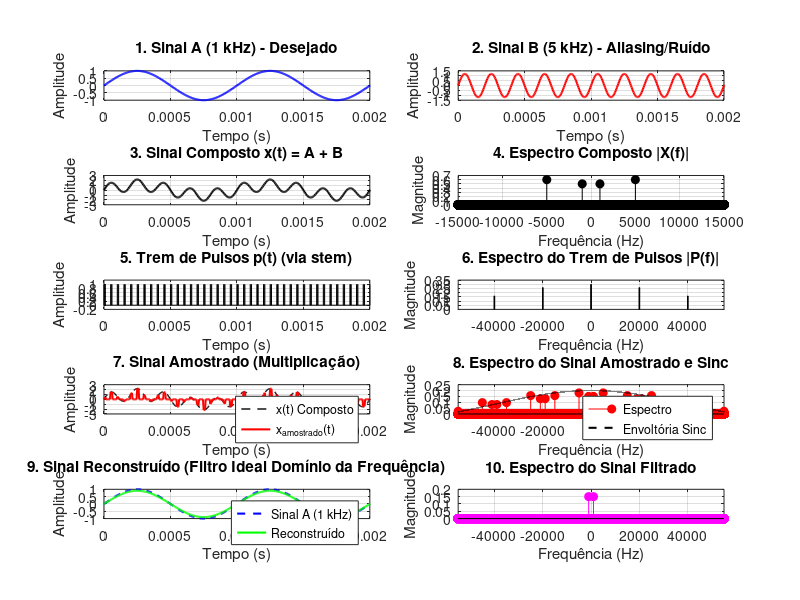

Write the MATLAB code that produced this figure.
clear;
clc;
close all;
pkg load signal; % Remova ou comente esta linha se estiver usando MATLAB

%% 1. PARÂMETROS DO SINAL E DA SIMULAÇÃO
f1 = 1e3;                   % Senoide 1 (1 kHz) - Sinal Desejado
f2 = 5e3;                   % Senoide 2 (5 kHz) - Sinal Indesejado (Ruído/Aliasing)
A1 = 1.0;                   % Amplitude da senoide 1
A2 = 1.2;                   % Amplitude da senoide 2

fAnalog = 2e5;              % Frequência analógica simulada (200 kHz)
Ta = 1/fAnalog;             % Período de amostragem analógico
tempoTotal = 1;             % Tempo total de simulação (1s)
t = 0:Ta:tempoTotal-Ta;     % Vetor de tempo "contínuo"
nPAnalog = length(t);       % Número total de pontos analógicos

fs = 20e3;                  % Frequência de amostragem ajustada (20 kHz)
Ts = 1/fs;                  % Período de amostragem

% Sinais Individuais e Composto
sinalA = A1*sin(2*pi*f1*t);
sinalB = A2*sin(2*pi*f2*t);
sinalComposto = sinalA + sinalB;

%% 2. GERAÇÃO DOS SINAIS DE AMOSTRAGEM
kPasso = round(Ts/Ta);
d = (1/3) * Ts;             % Largura do pulso de retenção alterada para 1/3 de Ts
numPontosPulso = round(d/Ta);

% Trem de Pulsos Retangulares (Amostrador Prático)
tremPulsos = zeros(1, nPAnalog);
for i = 0 : floor(nPAnalog/kPasso) - 1
    idx = i*kPasso + 1;
    if idx <= nPAnalog
        idx_fim = min(idx + numPontosPulso - 1, nPAnalog);
        tremPulsos(idx:idx_fim) = 1;
    end
end

%% 3. AMOSTRAGEM
sinalFlatTop = sinalComposto .* tremPulsos;

%% 4. ANÁLISE ESPECTRAL (FFT)
f = (-nPAnalog/2 : nPAnalog/2 - 1) * (fAnalog / nPAnalog);

sinalCompostoFFT = fftshift(fft(sinalComposto)) / nPAnalog;
tremPulsosFFT = fftshift(fft(tremPulsos)) / nPAnalog;

% Corrigido: Usar a FFT direta do sinal em vez da convolução para manter o vetor do mesmo tamanho
sinalFlatTopFFT = fftshift(fft(sinalFlatTop)) / nPAnalog;

% Envoltória Teórica H(f) = (d/Ts) * sinc(f * d) do Efeito de Abertura
H_teorico = (d/Ts) * sinc(f * d);

%% 5. FILTRAGEM IDEAL NO DOMÍNIO DA FREQUÊNCIA
fCorte = 3e3;                         % Frequência de corte (3 kHz)

% 5.1. FFT do sinal amostrado (sem shift, para facilitar a aplicação do filtro)
X_k = fft(sinalFlatTop);
filter_ideal = zeros(1, nPAnalog);

% 5.2. Criar manualmente o filtro passa-baixa ideal
for i = 1:nPAnalog
    % Frequência correspondente ao índice atual da FFT
    f_atual = (i - 1) * (fAnalog / nPAnalog);

    % Permite as frequências abaixo do corte ou as frequências espelhadas (Nyquist a fs)
    if f_atual <= fCorte || f_atual >= (fAnalog - fCorte)
        filter_ideal(i) = 1;
    else
        filter_ideal(i) = 0;  % Bloqueia as frequências acima do corte
    end
end

% 5.3. Aplicar o filtro no domínio da frequência
X_k_filtered = X_k .* filter_ideal;

% 5.4. Regressar ao domínio do tempo com IFFT (retirando pequenos resíduos imaginários com 'real')
sinalFiltrado = real(ifft(X_k_filtered));

% 5.5. Compensação de Amplitude
% O duty cycle reduz a energia do sinal, então multiplicamos pelo inverso para recuperar a amplitude
ganhoReconstrucao = Ts / d;
sinalFiltradoCompensado = sinalFiltrado * ganhoReconstrucao;

%% 6. VISUALIZAÇÃO DOS RESULTADOS (Grid 5x2)
figure('Name', 'Análise Completa: Sinais e Amostragem', 'Position', [50, 50, 1600, 1000]);

% --- LINHA 1: SINAL A e SINAL B ---
subplot(5, 2, 1);
plot(t, sinalA, 'b', 'LineWidth', 1.5); grid on;
xlabel('Tempo (s)'); ylabel('Amplitude'); title('1. Sinal A (1 kHz) - Desejado');
xlim([0 0.002]);

subplot(5, 2, 2);
plot(t, sinalB, 'r', 'LineWidth', 1.5); grid on;
xlabel('Tempo (s)'); ylabel('Amplitude'); title('2. Sinal B (5 kHz) - Aliasing/Ruído');
xlim([0 0.002]);

% --- LINHA 2: SINAL COMPOSTO E ESPECTRO ---
subplot(5, 2, 3);
plot(t, sinalComposto, 'k', 'LineWidth', 1.5); grid on;
xlabel('Tempo (s)'); ylabel('Amplitude'); title('3. Sinal Composto x(t) = A + B');
xlim([0 0.002]);

subplot(5, 2, 4);
stem(f, abs(sinalCompostoFFT), 'k', 'filled'); grid on;
xlabel('Frequência (Hz)'); ylabel('Magnitude'); title('4. Espectro Composto |X(f)|');
xlim([-15000 15000]);

% --- LINHA 3: TREM DE PULSOS ---
subplot(5, 2, 5);
stem(t, tremPulsos, 'k', 'Marker', 'none'); grid on;
xlabel('Tempo (s)'); ylabel('Amplitude'); title('5. Trem de Pulsos p(t) (via stem)');
xlim([0 0.002]); ylim([-0.2 1.2]);

subplot(5, 2, 6);
plot(f, abs(tremPulsosFFT), 'k', 'LineWidth', 1); grid on;
xlabel('Frequência (Hz)'); ylabel('Magnitude'); title('6. Espectro do Trem de Pulsos |P(f)|');
xlim([-55000 55000]);

% --- LINHA 4: SINAL AMOSTRADO FLAT-TOP ---
subplot(5, 2, 7);
plot(t, sinalComposto, 'k--', 'LineWidth', 1); hold on;
plot(t, sinalFlatTop, 'r', 'LineWidth', 1.5); grid on;
xlabel('Tempo (s)'); ylabel('Amplitude'); title('7. Sinal Amostrado (Multiplicação)');
legend('x(t) Composto', 'x_{amostrado}(t)', 'Location', 'best');
xlim([0 0.002]);

subplot(5, 2, 8);
stem(f, abs(sinalFlatTopFFT), 'r', 'filled'); hold on;
plot(f, abs(H_teorico * max(abs(sinalCompostoFFT))), 'k--', 'LineWidth', 1.5); grid on;
xlabel('Frequência (Hz)'); ylabel('Magnitude'); title('8. Espectro do Sinal Amostrado e Sinc');
legend('Espectro', 'Envoltória Sinc', 'Location', 'best');
xlim([-55000 55000]);

% --- LINHA 5: RECONSTRUÇÃO E COMPARAÇÃO IDEAL ---
subplot(5, 2, 9);
plot(t, sinalA, 'b--', 'LineWidth', 1.5); hold on;
plot(t, sinalFiltradoCompensado, 'g', 'LineWidth', 1.5); grid on;
xlabel('Tempo (s)'); ylabel('Amplitude'); title('9. Sinal Reconstruído (Filtro Ideal Domínio da Frequência)');
legend('Sinal A (1 kHz)', 'Reconstruído', 'Location', 'best');
xlim([0 0.002]);

subplot(5, 2, 10);
stem(f, abs(fftshift(X_k_filtered) / nPAnalog), 'm', 'filled'); grid on;
xlabel('Frequência (Hz)'); ylabel('Magnitude'); title('10. Espectro do Sinal Filtrado');
xlim([-55000 55000]);
